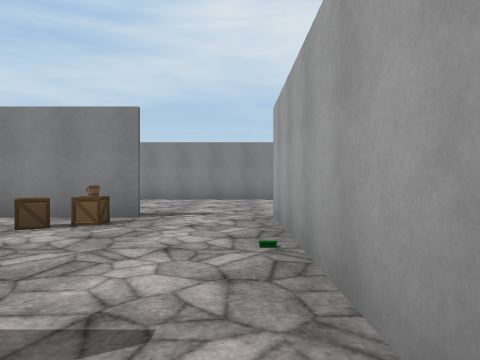
[1] (above)

12 first-person views from a walk through a 3-D level made in the Unity game engine. The camera is 1.2 m above the floor, looks level and sees 70° across. The floor is counted in squares, 2 m on a side. Each view is taken from the middle of a square. On the plan, view 1 faces up. The plan holds only what a view shows up to about 10 squares ahead; the rest is blank. The place goes on beyond the plan. The player character is not drawn. Door leaves are left out, so doorways stand open. Some surface patterns are stand-ins.

[2]
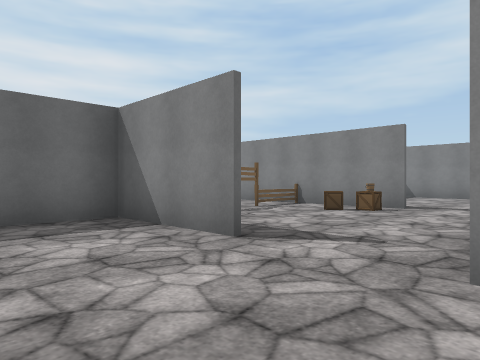

[3]
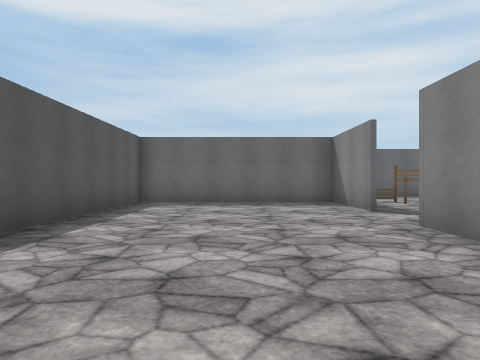

[4]
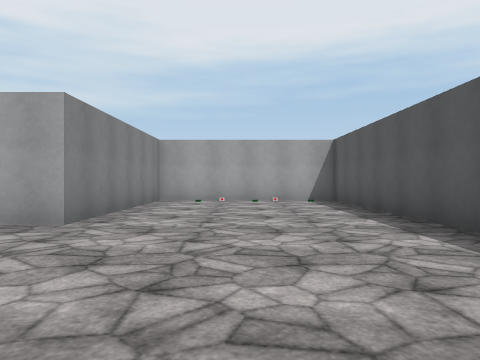

[5]
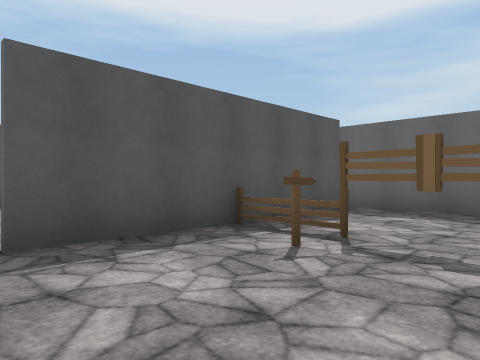

[6]
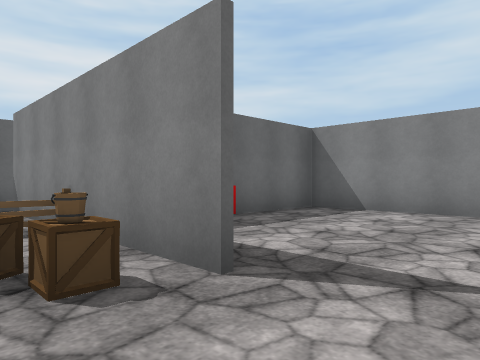

[7]
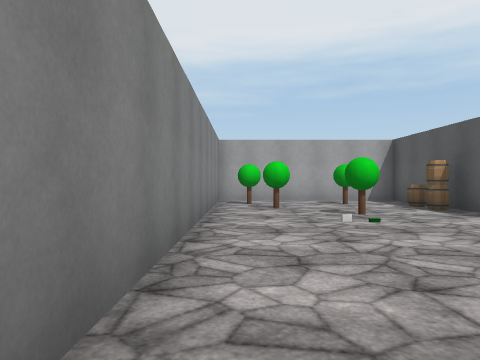

[8]
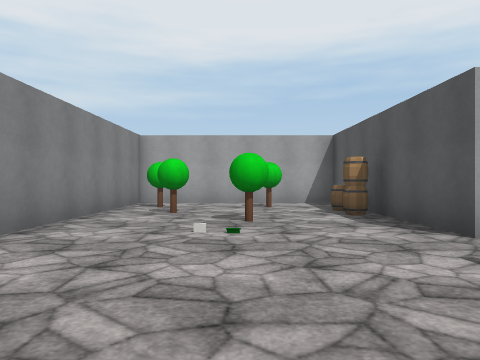

[9]
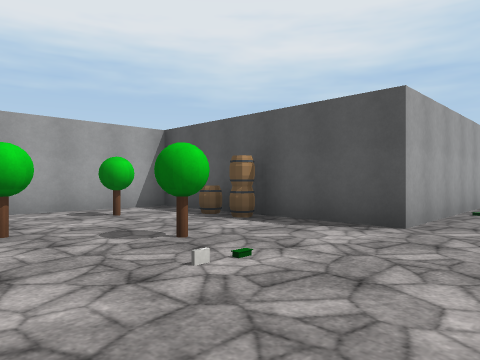

[10]
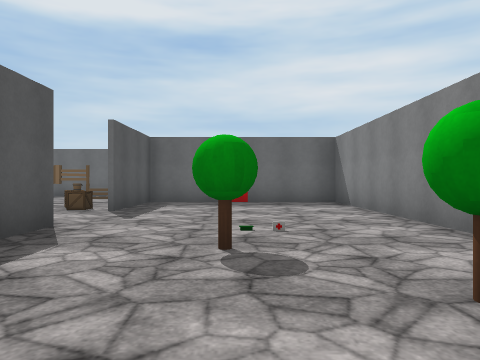

[11]
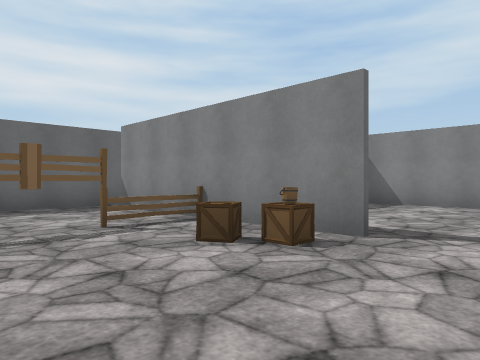

[12]
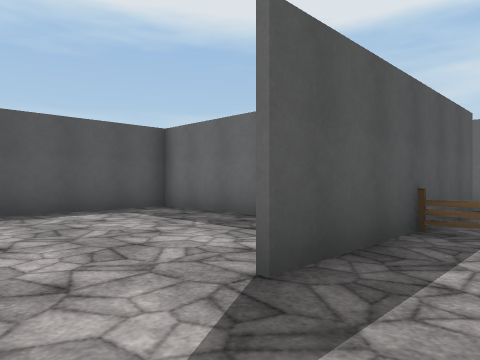

### Floor plan
Points are (right, up) in squares from view 1. A wall is a line through its corners. A room is listed if a view was taken in it or the views show most of it. See-through windows are left out.
Room 1 (views 1, 2, 3, 4)
walls: (-1.6, 0.5) (-4.4, 0.5); (-4.3, 1.5) (-4.3, -4.7) (5.9, -4.7) (5.9, 0.3) (0.5, 0.3) (0.5, 1.5)
ways out: opening at (-0.5, 1) to room 2
Room 2 (views 5, 6, 11, 12)
walls: (-1.5, 5.5) (-7.1, 5.5); (0.5, 1.5) (0.5, 4.4); (-7.1, 0.6) (-1.5, 0.6)
ways out: opening at (-0.5, 1) to room 1; opening at (-0.5, 5.5) to room 3
objects: other object (-4, 2); plank (-4, 3); fence (-4, 4); fence (-4, 5); fence (-3, 2); fence (-3, 3); box (-3, 4); box (-2, 4); bucket (-2, 5)
Room 3 (views 7, 8, 9, 10)
walls: (0.5, 4.4) (0.5, 5.6) (5.9, 5.6) (5.9, 10.6) (-4.3, 10.6) (-4.3, 5.6) (-1.6, 5.6)
ways out: opening at (-0.5, 5.5) to room 2
objects: other object (2, 8); barrel (3, 6); other object (3, 9); barrel (4, 6); other object (5, 7); other object (5, 10)

Where each view was taken, in squares from view 1:
view 1: 0 up, 0 right, facing up
view 2: 2 down, 1 right, facing up-left
view 3: 2 down, 5 right, facing left
view 4: 2 down, 4 left, facing right
view 5: 4 up, 1 left, facing down-left
view 6: 4 up, 0 right, facing up-left
view 7: 10 up, 4 left, facing right
view 8: 8 up, 3 left, facing right
view 9: 10 up, 1 left, facing down-right
view 10: 8 up, 5 right, facing left
view 11: 2 up, 0 right, facing up-left
view 12: 2 up, 0 right, facing down-left
